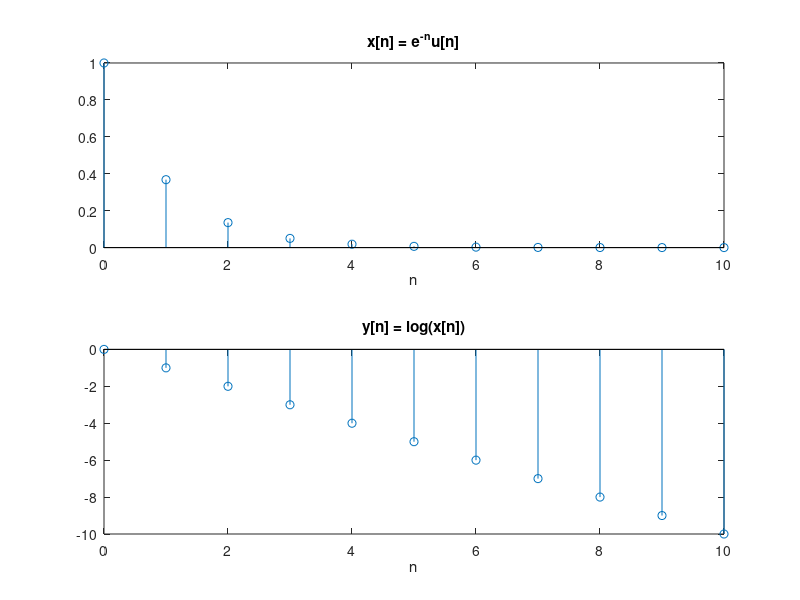

Source code (MATLAB):
% 1.4(c)
n = 0:10;
x = (exp(1)).^(-n);

subplot(211);
stem(n,x);                  % plot x[n] = e^(-n)*u[n]
title('x[n] = e^{-n}u[n]');
xlabel('n');

y = log(x);
subplot(212);
stem(n,y);                  % plot y[n]
title('y[n] = log(x[n])');
xlabel('n');